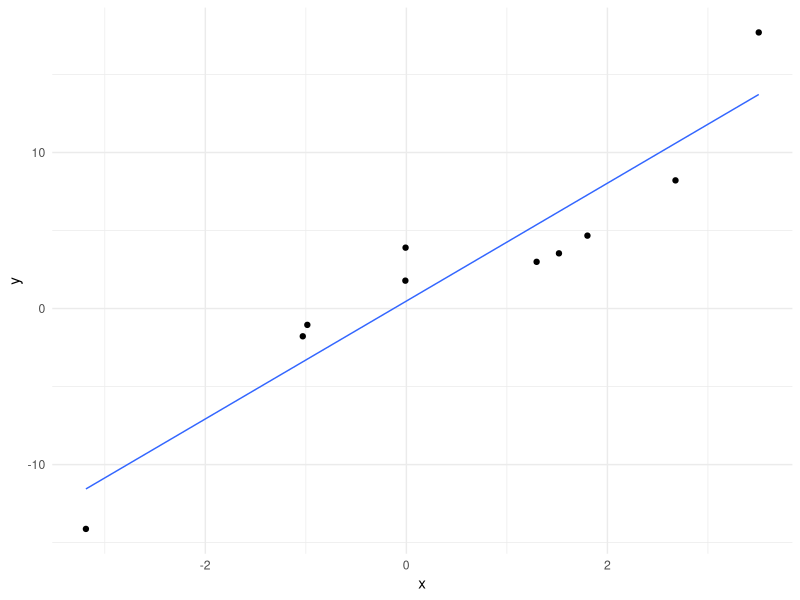
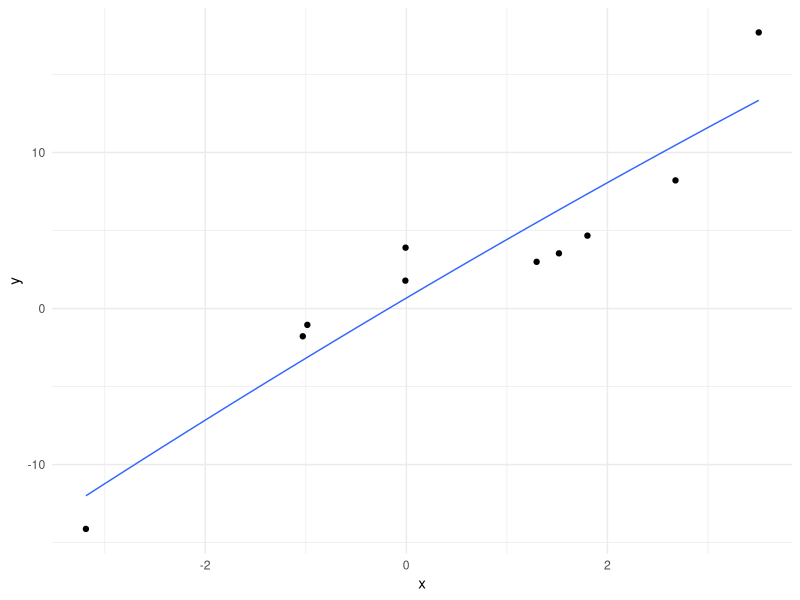
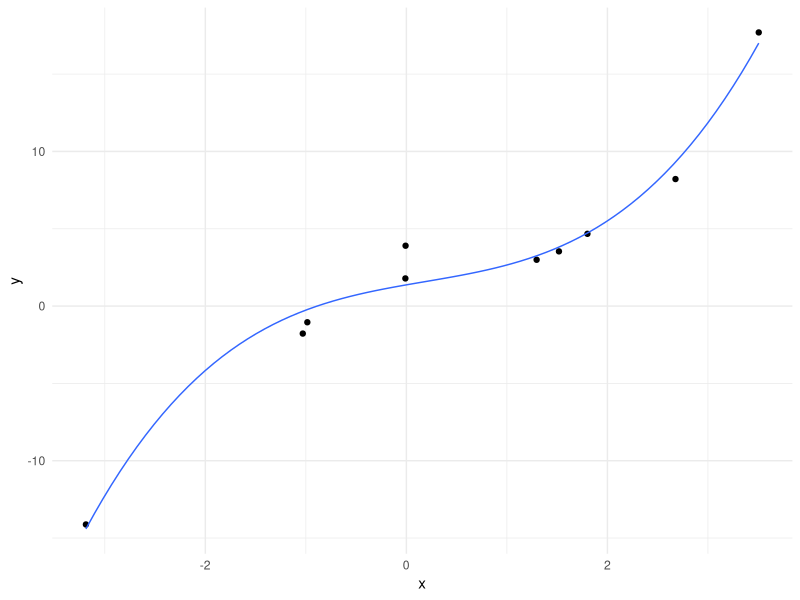
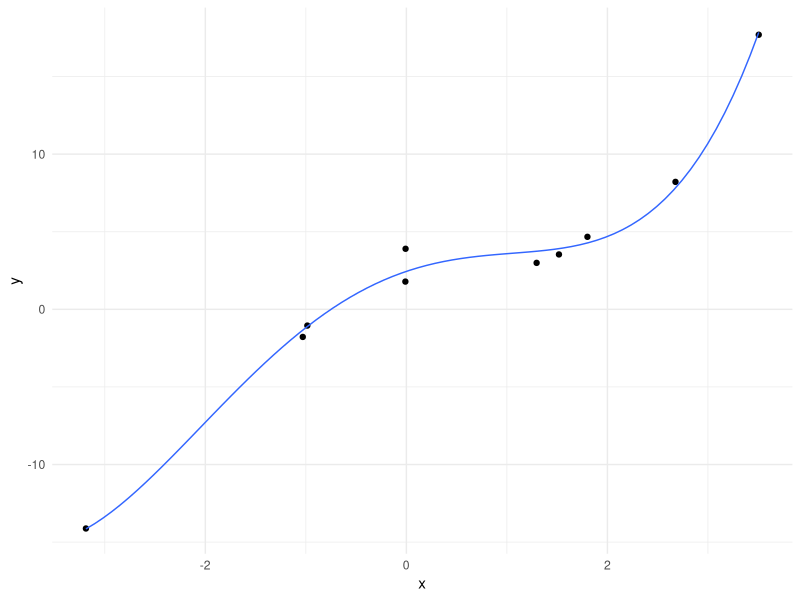
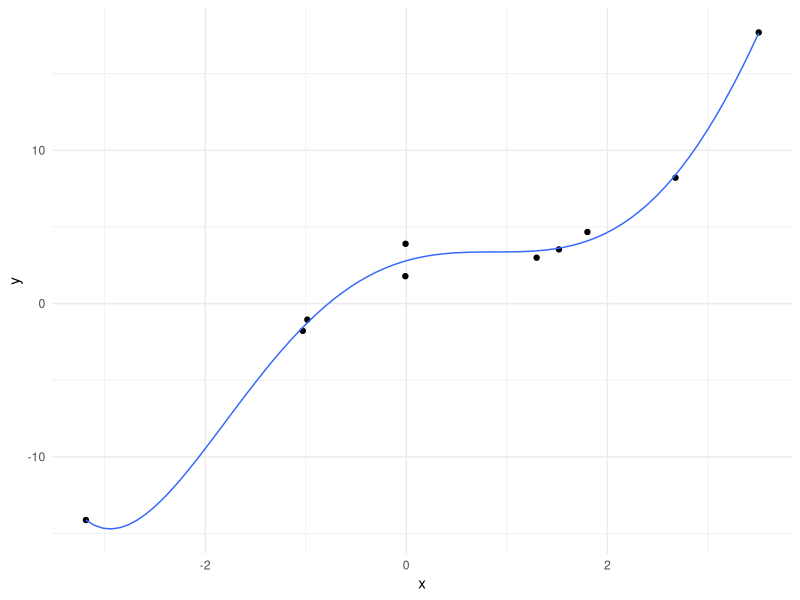
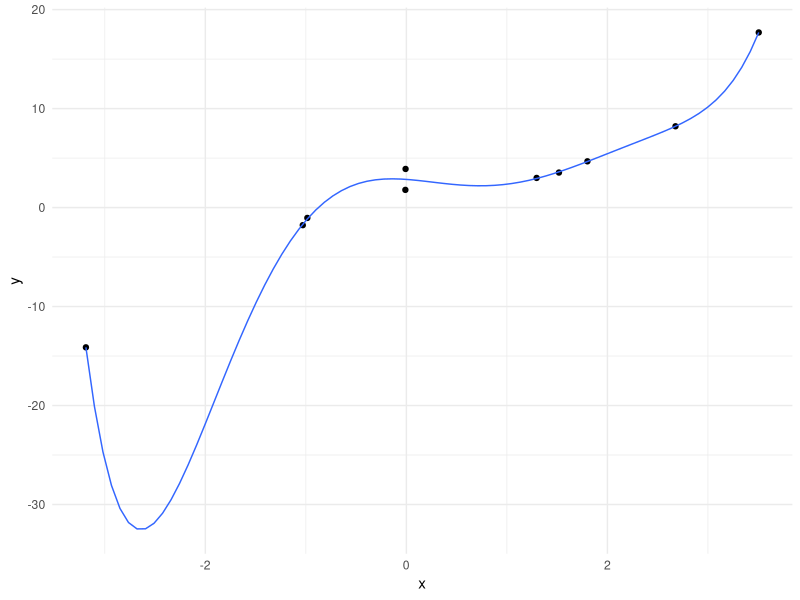
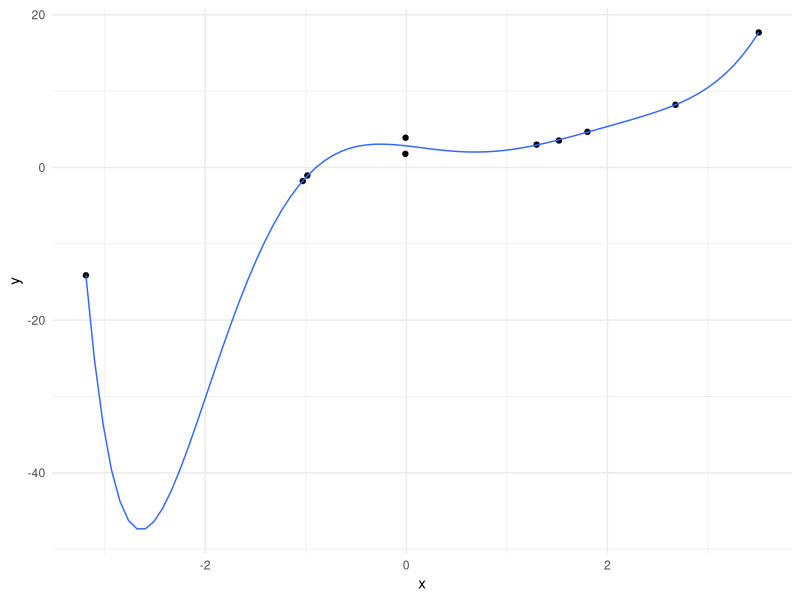
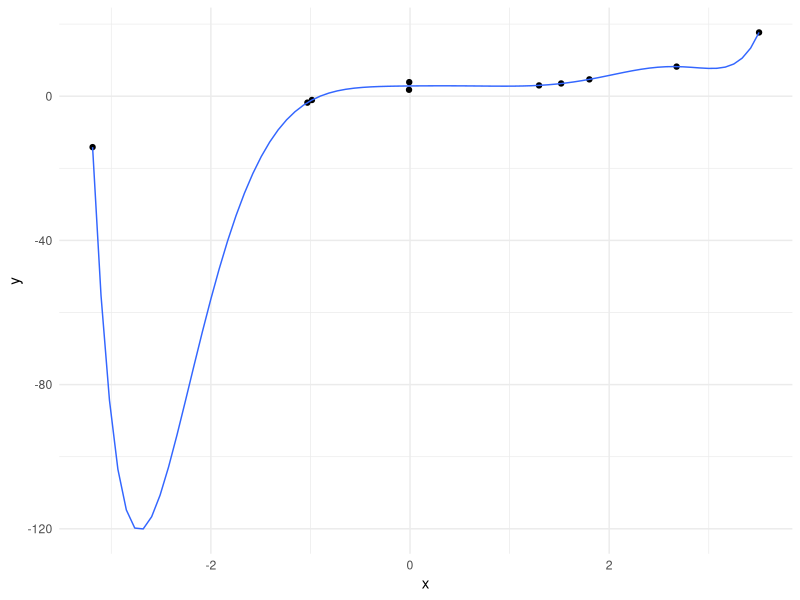

The R script that drew these images, in order:
## ---- chunk 1
knitr::opts_chunk$set(fig.width = 4, fig.height = 2.5,
                      fig.align = 'center', echo = FALSE,
                      warning = FALSE, message = FALSE)
library(tidyverse)
library(gridExtra)
library(purrr)
theme_set(theme_minimal())
## ---- chunk 2
n <- 10
x <- rnorm(n, 0, 2)
y <- rnorm(n, x + .4 * x^3, 1.5)
d <- tibble(x, y)

dnew <- tibble(x = runif(100, min(x), max(x))) %>%
  mutate(y = rnorm(100, x + .4 * x^3, 1.5))

d %>%
  ggplot(aes(x, y)) + 
  geom_point() + 
  geom_smooth(size = .5, method = "lm", se = FALSE)
## ---- chunk 3
d %>%
  ggplot(aes(x, y)) + 
  geom_point() + 
  geom_smooth(size = .5, method = "lm", se = FALSE, formula = y ~ poly(x, 2))
## ---- chunk 4
d %>%
  ggplot(aes(x, y)) + 
  geom_point() + 
  geom_smooth(size = .5, method = "lm", se = FALSE, formula = y ~ poly(x, 3))
## ---- chunk 5
d %>%
  ggplot(aes(x, y)) + 
  geom_point() + 
  geom_smooth(size = .5, method = "lm", se = FALSE, formula = y ~ poly(x, 4))
## ---- chunk 6
d %>%
  ggplot(aes(x, y)) + 
  geom_point() + 
  geom_smooth(size = .5, method = "lm", se = FALSE, formula = y ~ poly(x, 5))
## ---- chunk 7
d %>%
  ggplot(aes(x, y)) + 
  geom_point() + 
  geom_smooth(size = .5, method = "lm", se = FALSE, formula = y ~ poly(x, 6))
## ---- chunk 8
d %>%
  ggplot(aes(x, y)) + 
  geom_point() + 
  geom_smooth(size = .5, method = "lm", se = FALSE, formula = y ~ poly(x, 7))
## ---- chunk 9
d %>%
  ggplot(aes(x, y)) + 
  geom_point() + 
  geom_smooth(size = .5, method = "lm", se = FALSE, formula = y ~ poly(x, 8))
## ---- chunk 10
d %>%
  ggplot(aes(x, y)) + 
  geom_point() + 
  geom_smooth(size = .5, method = "lm", se = FALSE, formula = y ~ poly(x, 9))
## ---- chunk 11
d %>%
  ggplot(aes(x, y)) + 
  geom_point(alpha = .1) + 
  geom_smooth(size = .5, method = "lm", se = FALSE) + 
  geom_point(data = dnew, color = "purple")
## ---- chunk 12
d %>%
  ggplot(aes(x, y)) + 
  geom_point(alpha = .1) + 
  geom_smooth(size = .5, method = "lm", se = FALSE, formula = y ~ poly(x, 2)) + 
  geom_point(data = dnew, color = "purple")
## ---- chunk 13
d %>%
  ggplot(aes(x, y)) + 
  geom_point(alpha = .1) + 
  geom_smooth(size = .5, method = "lm", se = FALSE, formula = y ~ poly(x, 3)) + 
  geom_point(data = dnew, color = "purple")
## ---- chunk 14
d %>%
  ggplot(aes(x, y)) + 
  geom_point(alpha = .1) + 
  geom_smooth(size = .5, method = "lm", se = FALSE, formula = y ~ poly(x, 4)) + 
  geom_point(data = dnew, color = "purple")
## ---- chunk 15
d %>%
  ggplot(aes(x, y)) + 
  geom_point(alpha = .1) + 
  geom_smooth(size = .5, method = "lm", se = FALSE, formula = y ~ poly(x, 5)) + 
  geom_point(data = dnew, color = "purple")
## ---- chunk 16
d %>%
  ggplot(aes(x, y)) + 
  geom_point(alpha = .1) + 
  geom_smooth(size = .5, method = "lm", se = FALSE, formula = y ~ poly(x, 6)) + 
  geom_point(data = dnew, color = "purple")
## ---- chunk 17
d %>%
  ggplot(aes(x, y)) + 
  geom_point(alpha = .1) + 
  geom_smooth(size = .5, method = "lm", se = FALSE, formula = y ~ poly(x, 7)) + 
  geom_point(data = dnew, color = "purple")
## ---- chunk 18
d %>%
  ggplot(aes(x, y)) + 
  geom_point(alpha = .1) + 
  geom_smooth(size = .5, method = "lm", se = FALSE, formula = y ~ poly(x, 8)) + 
  geom_point(data = dnew, color = "purple")
## ---- chunk 19
d %>%
  ggplot(aes(x, y)) + 
  geom_point(alpha = .1) + 
  geom_smooth(size = .5, method = "lm", se = FALSE, formula = y ~ poly(x, 9)) + 
  geom_point(data = dnew, color = "purple")
## ---- chunk 20
d %>%
  ggplot(aes(x, y)) + 
  geom_point(alpha = .1) + 
  geom_smooth(size = .5, method = "lm", se = FALSE) + 
  geom_point(data = dnew, color = "purple")
